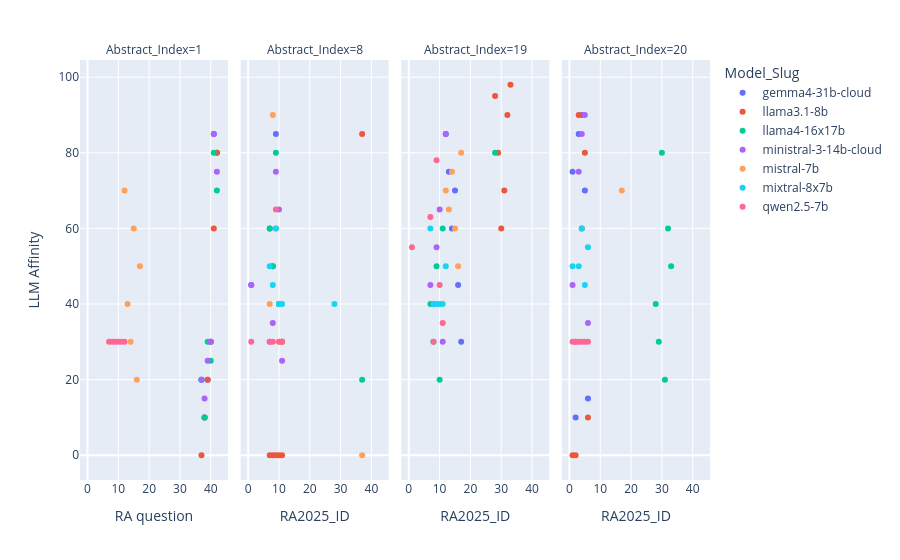

Here is the notebook cell this chart was saved with:
### Code cell
fig = px.scatter(#prp_df[prp_df['Abstract_Index'].isin([1,8,20,19])]
    ra_df[ra_df['Abstract_Index'].isin([1,8,20,19])],
    # ra_df,
    x='RA2025_ID',
    y='LLM_Affinity',
    color='Model_Slug',
    facet_col = 'Abstract_Index',
    # points='all',
    hover_data = 'Model_Slug',
    # facet_row='PRP_Name',
    # color = 'PRP_Name',
    # title=f'RA Affinity Distribution by Abstract'
 )
fig.update_layout(xaxis_title='RA question', yaxis_title='LLM Affinity')
# fig.update_xaxes(tickangle=45)
fig.show()

### Figure 1 — Plotly figure (JSON) as saved in the notebook; plotly's stock layout.template omitted (floating-point values rounded to 4 significant figures)
{"data": [{"customdata": [["gemma4-31b-cloud"], ["gemma4-31b-cloud"], ["gemma4-31b-cloud"], ["gemma4-31b-cloud"], ["gemma4-31b-cloud"], ["gemma4-31b-cloud"]], "hovertemplate": "Model_Slug=%{customdata[0]}<br>Abstract_Index=1<br>RA2025_ID=%{x}<br>LLM_Affinity=%{y}<extra></extra>", "legendgroup": "gemma4-31b-cloud", "marker": {"color": "#636efa", "symbol": "circle"}, "mode": "markers", "name": "gemma4-31b-cloud", "orientation": "v", "showlegend": true, "type": "scatter", "x": [37, 38, 39, 40, 41, 42], "xaxis": "x", "y": [20.0, 10.0, 20.0, 30.0, 85.0, 80.0], "yaxis": "y"}, {"customdata": [["gemma4-31b-cloud"], ["gemma4-31b-cloud"], ["gemma4-31b-cloud"], ["gemma4-31b-cloud"], ["gemma4-31b-cloud"], ["gemma4-31b-cloud"]], "hovertemplate": "Model_Slug=%{customdata[0]}<br>Abstract_Index=8<br>RA2025_ID=%{x}<br>LLM_Affinity=%{y}<extra></extra>", "legendgroup": "gemma4-31b-cloud", "marker": {"color": "#636efa", "symbol": "circle"}, "mode": "markers", "name": "gemma4-31b-cloud", "orientation": "v", "showlegend": false, "type": "scatter", "x": [7, 8, 9, 10, 11, 1], "xaxis": "x2", "y": [60.0, 50.0, 85.0, 40.0, 30.0, 45.0], "yaxis": "y2"}, {"customdata": [["gemma4-31b-cloud"], ["gemma4-31b-cloud"], ["gemma4-31b-cloud"], ["gemma4-31b-cloud"], ["gemma4-31b-cloud"], ["gemma4-31b-cloud"]], "hovertemplate": "Model_Slug=%{customdata[0]}<br>Abstract_Index=19<br>RA2025_ID=%{x}<br>LLM_Affinity=%{y}<extra></extra>", "legendgroup": "gemma4-31b-cloud", "marker": {"color": "#636efa", "symbol": "circle"}, "mode": "markers", "name": "gemma4-31b-cloud", "orientation": "v", "showlegend": false, "type": "scatter", "x": [12, 13, 14, 15, 16, 17], "xaxis": "x3", "y": [85.0, 75.0, 60.0, 70.0, 45.0, 30.0], "yaxis": "y3"}, {"customdata": [["gemma4-31b-cloud"], ["gemma4-31b-cloud"], ["gemma4-31b-cloud"], ["gemma4-31b-cloud"], ["gemma4-31b-cloud"], ["gemma4-31b-cloud"]], "hovertemplate": "Model_Slug=%{customdata[0]}<br>Abstract_Index=20<br>RA2025_ID=%{x}<br>LLM_Affinity=%{y}<extra></extra>", "legendgroup": "gemma4-31b-cloud", "marker": {"color": "#636efa", "symbol": "circle"}, "mode": "markers", "name": "gemma4-31b-cloud", "orientation": "v", "showlegend": false, "type": "scatter", "x": [1, 2, 3, 4, 5, 6], "xaxis": "x4", "y": [75.0, 10.0, 85.0, 90.0, 70.0, 15.0], "yaxis": "y4"}, {"customdata": [["llama3.1-8b"], ["llama3.1-8b"], ["llama3.1-8b"], ["llama3.1-8b"], ["llama3.1-8b"], ["llama3.1-8b"]], "hovertemplate": "Model_Slug=%{customdata[0]}<br>Abstract_Index=1<br>RA2025_ID=%{x}<br>LLM_Affinity=%{y}<extra></extra>", "legendgroup": "llama3.1-8b", "marker": {"color": "#EF553B", "symbol": "circle"}, "mode": "markers", "name": "llama3.1-8b", "orientation": "v", "showlegend": true, "type": "scatter", "x": [37, 38, 39, 40, 41, 42], "xaxis": "x", "y": [0.0, 10.0, 20.0, 30.0, 60.0, 80.0], "yaxis": "y"}, {"customdata": [["llama3.1-8b"], ["llama3.1-8b"], ["llama3.1-8b"], ["llama3.1-8b"], ["llama3.1-8b"], ["llama3.1-8b"]], "hovertemplate": "Model_Slug=%{customdata[0]}<br>Abstract_Index=8<br>RA2025_ID=%{x}<br>LLM_Affinity=%{y}<extra></extra>", "legendgroup": "llama3.1-8b", "marker": {"color": "#EF553B", "symbol": "circle"}, "mode": "markers", "name": "llama3.1-8b", "orientation": "v", "showlegend": false, "type": "scatter", "x": [7, 8, 9, 10, 11, 37], "xaxis": "x2", "y": [0.0, 0.0, 0.0, 0.0, 0.0, 85.0], "yaxis": "y2"}, {"customdata": [["llama3.1-8b"], ["llama3.1-8b"], ["llama3.1-8b"], ["llama3.1-8b"], ["llama3.1-8b"], ["llama3.1-8b"]], "hovertemplate": "Model_Slug=%{customdata[0]}<br>Abstract_Index=19<br>RA2025_ID=%{x}<br>LLM_Affinity=%{y}<extra></extra>", "legendgroup": "llama3.1-8b", "marker": {"color": "#EF553B", "symbol": "circle"}, "mode": "markers", "name": "llama3.1-8b", "orientation": "v", "showlegend": false, "type": "scatter", "x": [28, 29, 30, 31, 32, 33], "xaxis": "x3", "y": [95.0, 80.0, 60.0, 70.0, 90.0, 98.0], "yaxis": "y3"}, {"customdata": [["llama3.1-8b"], ["llama3.1-8b"], ["llama3.1-8b"], ["llama3.1-8b"], ["llama3.1-8b"], ["llama3.1-8b"]], "hovertemplate": "Model_Slug=%{customdata[0]}<br>Abstract_Index=20<br>RA2025_ID=%{x}<br>LLM_Affinity=%{y}<extra></extra>", "legendgroup": "llama3.1-8b", "marker": {"color": "#EF553B", "symbol": "circle"}, "mode": "markers", "name": "llama3.1-8b", "orientation": "v", "showlegend": false, "type": "scatter", "x": [1, 2, 3, 4, 5, 6], "xaxis": "x4", "y": [0.0, 0.0, 90.0, 60.0, 80.0, 10.0], "yaxis": "y4"}, {"customdata": [["llama4-16x17b"], ["llama4-16x17b"], ["llama4-16x17b"], ["llama4-16x17b"], ["llama4-16x17b"], ["llama4-16x17b"]], "hovertemplate": "Model_Slug=%{customdata[0]}<br>Abstract_Index=1<br>RA2025_ID=%{x}<br>LLM_Affinity=%{y}<extra></extra>", "legendgroup": "llama4-16x17b", "marker": {"color": "#00cc96", "symbol": "circle"}, "mode": "markers", "name": "llama4-16x17b", "orientation": "v", "showlegend": true, "type": "scatter", "x": [37, 38, 39, 40, 41, 42], "xaxis": "x", "y": [20.0, 10.0, 30.0, 25.0, 80.0, 70.0], "yaxis": "y"}, {"customdata": [["llama4-16x17b"], ["llama4-16x17b"], ["llama4-16x17b"], ["llama4-16x17b"], ["llama4-16x17b"], ["llama4-16x17b"]], "hovertemplate": "Model_Slug=%{customdata[0]}<br>Abstract_Index=8<br>RA2025_ID=%{x}<br>LLM_Affinity=%{y}<extra></extra>", "legendgroup": "llama4-16x17b", "marker": {"color": "#00cc96", "symbol": "circle"}, "mode": "markers", "name": "llama4-16x17b", "orientation": "v", "showlegend": false, "type": "scatter", "x": [7, 8, 9, 10, 11, 37], "xaxis": "x2", "y": [60.0, 50.0, 80.0, 40.0, 30.0, 20.0], "yaxis": "y2"}, {"customdata": [["llama4-16x17b"], ["llama4-16x17b"], ["llama4-16x17b"], ["llama4-16x17b"], ["llama4-16x17b"], ["llama4-16x17b"]], "hovertemplate": "Model_Slug=%{customdata[0]}<br>Abstract_Index=19<br>RA2025_ID=%{x}<br>LLM_Affinity=%{y}<extra></extra>", "legendgroup": "llama4-16x17b", "marker": {"color": "#00cc96", "symbol": "circle"}, "mode": "markers", "name": "llama4-16x17b", "orientation": "v", "showlegend": false, "type": "scatter", "x": [7, 8, 9, 10, 11, 28], "xaxis": "x3", "y": [40.0, 30.0, 50.0, 20.0, 60.0, 80.0], "yaxis": "y3"}, {"customdata": [["llama4-16x17b"], ["llama4-16x17b"], ["llama4-16x17b"], ["llama4-16x17b"], ["llama4-16x17b"], ["llama4-16x17b"]], "hovertemplate": "Model_Slug=%{customdata[0]}<br>Abstract_Index=20<br>RA2025_ID=%{x}<br>LLM_Affinity=%{y}<extra></extra>", "legendgroup": "llama4-16x17b", "marker": {"color": "#00cc96", "symbol": "circle"}, "mode": "markers", "name": "llama4-16x17b", "orientation": "v", "showlegend": false, "type": "scatter", "x": [28, 29, 30, 31, 32, 33], "xaxis": "x4", "y": [40.0, 30.0, 80.0, 20.0, 60.0, 50.0], "yaxis": "y4"}, {"customdata": [["ministral-3-14b-cloud"], ["ministral-3-14b-cloud"], ["ministral-3-14b-cloud"], ["ministral-3-14b-cloud"], ["ministral-3-14b-cloud"], ["ministral-3-14b-cloud"]], "hovertemplate": "Model_Slug=%{customdata[0]}<br>Abstract_Index=1<br>RA2025_ID=%{x}<br>LLM_Affinity=%{y}<extra></extra>", "legendgroup": "ministral-3-14b-cloud", "marker": {"color": "#ab63fa", "symbol": "circle"}, "mode": "markers", "name": "ministral-3-14b-cloud", "orientation": "v", "showlegend": true, "type": "scatter", "x": [37, 38, 39, 40, 41, 42], "xaxis": "x", "y": [20.0, 15.0, 25.0, 30.0, 85.0, 75.0], "yaxis": "y"}, {"customdata": [["ministral-3-14b-cloud"], ["ministral-3-14b-cloud"], ["ministral-3-14b-cloud"], ["ministral-3-14b-cloud"], ["ministral-3-14b-cloud"], ["ministral-3-14b-cloud"]], "hovertemplate": "Model_Slug=%{customdata[0]}<br>Abstract_Index=8<br>RA2025_ID=%{x}<br>LLM_Affinity=%{y}<extra></extra>", "legendgroup": "ministral-3-14b-cloud", "marker": {"color": "#ab63fa", "symbol": "circle"}, "mode": "markers", "name": "ministral-3-14b-cloud", "orientation": "v", "showlegend": false, "type": "scatter", "x": [7, 8, 9, 10, 11, 1], "xaxis": "x2", "y": [30.0, 35.0, 75.0, 65.0, 25.0, 45.0], "yaxis": "y2"}, {"customdata": [["ministral-3-14b-cloud"], ["ministral-3-14b-cloud"], ["ministral-3-14b-cloud"], ["ministral-3-14b-cloud"], ["ministral-3-14b-cloud"], ["ministral-3-14b-cloud"]], "hovertemplate": "Model_Slug=%{customdata[0]}<br>Abstract_Index=19<br>RA2025_ID=%{x}<br>LLM_Affinity=%{y}<extra></extra>", "legendgroup": "ministral-3-14b-cloud", "marker": {"color": "#ab63fa", "symbol": "circle"}, "mode": "markers", "name": "ministral-3-14b-cloud", "orientation": "v", "showlegend": false, "type": "scatter", "x": [7, 8, 9, 10, 11, 12], "xaxis": "x3", "y": [45.0, 40.0, 55.0, 65.0, 30.0, 85.0], "yaxis": "y3"}, {"customdata": [["ministral-3-14b-cloud"], ["ministral-3-14b-cloud"], ["ministral-3-14b-cloud"], ["ministral-3-14b-cloud"], ["ministral-3-14b-cloud"], ["ministral-3-14b-cloud"]], "hovertemplate": "Model_Slug=%{customdata[0]}<br>Abstract_Index=20<br>RA2025_ID=%{x}<br>LLM_Affinity=%{y}<extra></extra>", "legendgroup": "ministral-3-14b-cloud", "marker": {"color": "#ab63fa", "symbol": "circle"}, "mode": "markers", "name": "ministral-3-14b-cloud", "orientation": "v", "showlegend": false, "type": "scatter", "x": [1, 2, 3, 4, 5, 6], "xaxis": "x4", "y": [45.0, 30.0, 75.0, 85.0, 90.0, 35.0], "yaxis": "y4"}, {"customdata": [["mistral-7b"], ["mistral-7b"], ["mistral-7b"], ["mistral-7b"], ["mistral-7b"], ["mistral-7b"]], "hovertemplate": "Model_Slug=%{customdata[0]}<br>Abstract_Index=1<br>RA2025_ID=%{x}<br>LLM_Affinity=%{y}<extra></extra>", "legendgroup": "mistral-7b", "marker": {"color": "#FFA15A", "symbol": "circle"}, "mode": "markers", "name": "mistral-7b", "orientation": "v", "showlegend": true, "type": "scatter", "x": [12, 13, 14, 15, 16, 17], "xaxis": "x", "y": [70.0, 40.0, 30.0, 60.0, 20.0, 50.0], "yaxis": "y"}, {"customdata": [["mistral-7b"], ["mistral-7b"], ["mistral-7b"], ["mistral-7b"], ["mistral-7b"], ["mistral-7b"]], "hovertemplate": "Model_Slug=%{customdata[0]}<br>Abstract_Index=8<br>RA2025_ID=%{x}<br>LLM_Affinity=%{y}<extra></extra>", "legendgroup": "mistral-7b", "marker": {"color": "#FFA15A", "symbol": "circle"}, "mode": "markers", "name": "mistral-7b", "orientation": "v", "showlegend": false, "type": "scatter", "x": [7, 8, 9, 10, 11, 37], "xaxis": "x2", "y": [40.0, 90.0, 60.0, 30.0, 30.0, 0.0], "yaxis": "y2"}, {"customdata": [["mistral-7b"], ["mistral-7b"], ["mistral-7b"], ["mistral-7b"], ["mistral-7b"], ["mistral-7b"]], "hovertemplate": "Model_Slug=%{customdata[0]}<br>Abstract_Index=19<br>RA2025_ID=%{x}<br>LLM_Affinity=%{y}<extra></extra>", "legendgroup": "mistral-7b", "marker": {"color": "#FFA15A", "symbol": "circle"}, "mode": "markers", "name": "mistral-7b", "orientation": "v", "showlegend": false, "type": "scatter", "x": [12, 13, 14, 15, 16, 17], "xaxis": "x3", "y": [70.0, 65.0, 75.0, 60.0, 50.0, 80.0], "yaxis": "y3"}, {"customdata": [["mistral-7b"], ["mistral-7b"], ["mistral-7b"], ["mistral-7b"], ["mistral-7b"], ["mistral-7b"]], "hovertemplate": "Model_Slug=%{customdata[0]}<br>Abstract_Index=20<br>RA2025_ID=%{x}<br>LLM_Affinity=%{y}<extra></extra>", "legendgroup": "mistral-7b", "marker": {"color": "#FFA15A", "symbol": "circle"}, "mode": "markers", "name": "mistral-7b", "orientation": "v", "showlegend": false, "type": "scatter", "x": [12, 13, 14, 15, 16, 17], "xaxis": "x4", "y": [NaN, NaN, NaN, NaN, NaN, 70.0], "yaxis": "y4"}, {"customdata": [["mixtral-8x7b"], ["mixtral-8x7b"], ["mixtral-8x7b"], ["mixtral-8x7b"], ["mixtral-8x7b"], ["mixtral-8x7b"]], "hovertemplate": "Model_Slug=%{customdata[0]}<br>Abstract_Index=1<br>RA2025_ID=%{x}<br>LLM_Affinity=%{y}<extra></extra>", "legendgroup": "mixtral-8x7b", "marker": {"color": "#19d3f3", "symbol": "circle"}, "mode": "markers", "name": "mixtral-8x7b", "orientation": "v", "showlegend": true, "type": "scatter", "x": [28, 29, 30, 31, 32, 33], "xaxis": "x", "y": [NaN, NaN, NaN, NaN, NaN, NaN], "yaxis": "y"}, {"customdata": [["mixtral-8x7b"], ["mixtral-8x7b"], ["mixtral-8x7b"], ["mixtral-8x7b"], ["mixtral-8x7b"], ["mixtral-8x7b"]], "hovertemplate": "Model_Slug=%{customdata[0]}<br>Abstract_Index=8<br>RA2025_ID=%{x}<br>LLM_Affinity=%{y}<extra></extra>", "legendgroup": "mixtral-8x7b", "marker": {"color": "#19d3f3", "symbol": "circle"}, "mode": "markers", "name": "mixtral-8x7b", "orientation": "v", "showlegend": false, "type": "scatter", "x": [7, 8, 9, 10, 11, 28], "xaxis": "x2", "y": [50.0, 45.0, 60.0, 40.0, 40.0, 40.0], "yaxis": "y2"}, {"customdata": [["mixtral-8x7b"], ["mixtral-8x7b"], ["mixtral-8x7b"], ["mixtral-8x7b"], ["mixtral-8x7b"], ["mixtral-8x7b"]], "hovertemplate": "Model_Slug=%{customdata[0]}<br>Abstract_Index=19<br>RA2025_ID=%{x}<br>LLM_Affinity=%{y}<extra></extra>", "legendgroup": "mixtral-8x7b", "marker": {"color": "#19d3f3", "symbol": "circle"}, "mode": "markers", "name": "mixtral-8x7b", "orientation": "v", "showlegend": false, "type": "scatter", "x": [7, 8, 9, 10, 11, 12], "xaxis": "x3", "y": [60.0, 40.0, 40.0, 40.0, 40.0, 50.0], "yaxis": "y3"}, {"customdata": [["mixtral-8x7b"], ["mixtral-8x7b"], ["mixtral-8x7b"], ["mixtral-8x7b"], ["mixtral-8x7b"], ["mixtral-8x7b"]], "hovertemplate": "Model_Slug=%{customdata[0]}<br>Abstract_Index=20<br>RA2025_ID=%{x}<br>LLM_Affinity=%{y}<extra></extra>", "legendgroup": "mixtral-8x7b", "marker": {"color": "#19d3f3", "symbol": "circle"}, "mode": "markers", "name": "mixtral-8x7b", "orientation": "v", "showlegend": false, "type": "scatter", "x": [1, 2, 3, 4, 5, 6], "xaxis": "x4", "y": [50.0, NaN, 50.0, 60.0, 45.0, 55.0], "yaxis": "y4"}, {"customdata": [["qwen2.5-7b"], ["qwen2.5-7b"], ["qwen2.5-7b"], ["qwen2.5-7b"], ["qwen2.5-7b"], ["qwen2.5-7b"]], "hovertemplate": "Model_Slug=%{customdata[0]}<br>Abstract_Index=1<br>RA2025_ID=%{x}<br>LLM_Affinity=%{y}<extra></extra>", "legendgroup": "qwen2.5-7b", "marker": {"color": "#FF6692", "symbol": "circle"}, "mode": "markers", "name": "qwen2.5-7b", "orientation": "v", "showlegend": true, "type": "scatter", "x": [7, 8, 9, 10, 11, 12], "xaxis": "x", "y": [30.0, 30.0, 30.0, 30.0, 30.0, 30.0], "yaxis": "y"}, {"customdata": [["qwen2.5-7b"], ["qwen2.5-7b"], ["qwen2.5-7b"], ["qwen2.5-7b"], ["qwen2.5-7b"], ["qwen2.5-7b"]], "hovertemplate": "Model_Slug=%{customdata[0]}<br>Abstract_Index=8<br>RA2025_ID=%{x}<br>LLM_Affinity=%{y}<extra></extra>", "legendgroup": "qwen2.5-7b", "marker": {"color": "#FF6692", "symbol": "circle"}, "mode": "markers", "name": "qwen2.5-7b", "orientation": "v", "showlegend": false, "type": "scatter", "x": [7, 8, 9, 10, 11, 1], "xaxis": "x2", "y": [30.0, 30.0, 65.0, 30.0, 30.0, 30.0], "yaxis": "y2"}, {"customdata": [["qwen2.5-7b"], ["qwen2.5-7b"], ["qwen2.5-7b"], ["qwen2.5-7b"], ["qwen2.5-7b"], ["qwen2.5-7b"]], "hovertemplate": "Model_Slug=%{customdata[0]}<br>Abstract_Index=19<br>RA2025_ID=%{x}<br>LLM_Affinity=%{y}<extra></extra>", "legendgroup": "qwen2.5-7b", "marker": {"color": "#FF6692", "symbol": "circle"}, "mode": "markers", "name": "qwen2.5-7b", "orientation": "v", "showlegend": false, "type": "scatter", "x": [7, 8, 9, 10, 11, 1], "xaxis": "x3", "y": [63.0, 30.0, 78.0, 45.0, 35.0, 55.0], "yaxis": "y3"}, {"customdata": [["qwen2.5-7b"], ["qwen2.5-7b"], ["qwen2.5-7b"], ["qwen2.5-7b"], ["qwen2.5-7b"], ["qwen2.5-7b"]], "hovertemplate": "Model_Slug=%{customdata[0]}<br>Abstract_Index=20<br>RA2025_ID=%{x}<br>LLM_Affinity=%{y}<extra></extra>", "legendgroup": "qwen2.5-7b", "marker": {"color": "#FF6692", "symbol": "circle"}, "mode": "markers", "name": "qwen2.5-7b", "orientation": "v", "showlegend": false, "type": "scatter", "x": [1, 2, 3, 4, 5, 6], "xaxis": "x4", "y": [30.0, 30.0, 30.0, 30.0, 30.0, 30.0], "yaxis": "y4"}], "layout": {"annotations": [{"font": {}, "showarrow": false, "text": "Abstract_Index=1", "x": 0.1175, "xanchor": "center", "xref": "paper", "y": 1, "yanchor": "bottom", "yref": "paper"}, {"font": {}, "showarrow": false, "text": "Abstract_Index=8", "x": 0.3725, "xanchor": "center", "xref": "paper", "y": 1, "yanchor": "bottom", "yref": "paper"}, {"font": {}, "showarrow": false, "text": "Abstract_Index=19", "x": 0.6275, "xanchor": "center", "xref": "paper", "y": 1, "yanchor": "bottom", "yref": "paper"}, {"font": {}, "showarrow": false, "text": "Abstract_Index=20", "x": 0.8825, "xanchor": "center", "xref": "paper", "y": 1, "yanchor": "bottom", "yref": "paper"}], "legend": {"title": {"text": "Model_Slug"}, "tracegroupgap": 0}, "margin": {"t": 60}, "xaxis": {"anchor": "y", "domain": [0, 0.235], "title": {"text": "RA question"}}, "xaxis2": {"anchor": "y2", "domain": [0.255, 0.49], "matches": "x", "title": {"text": "RA2025_ID"}}, "xaxis3": {"anchor": "y3", "domain": [0.51, 0.745], "matches": "x", "title": {"text": "RA2025_ID"}}, "xaxis4": {"anchor": "y4", "domain": [0.765, 1.0], "matches": "x", "title": {"text": "RA2025_ID"}}, "yaxis": {"anchor": "x", "domain": [0, 1], "title": {"text": "LLM Affinity"}}, "yaxis2": {"anchor": "x2", "domain": [0, 1], "matches": "y", "showticklabels": false}, "yaxis3": {"anchor": "x3", "domain": [0, 1], "matches": "y", "showticklabels": false}, "yaxis4": {"anchor": "x4", "domain": [0, 1], "matches": "y", "showticklabels": false}}}
